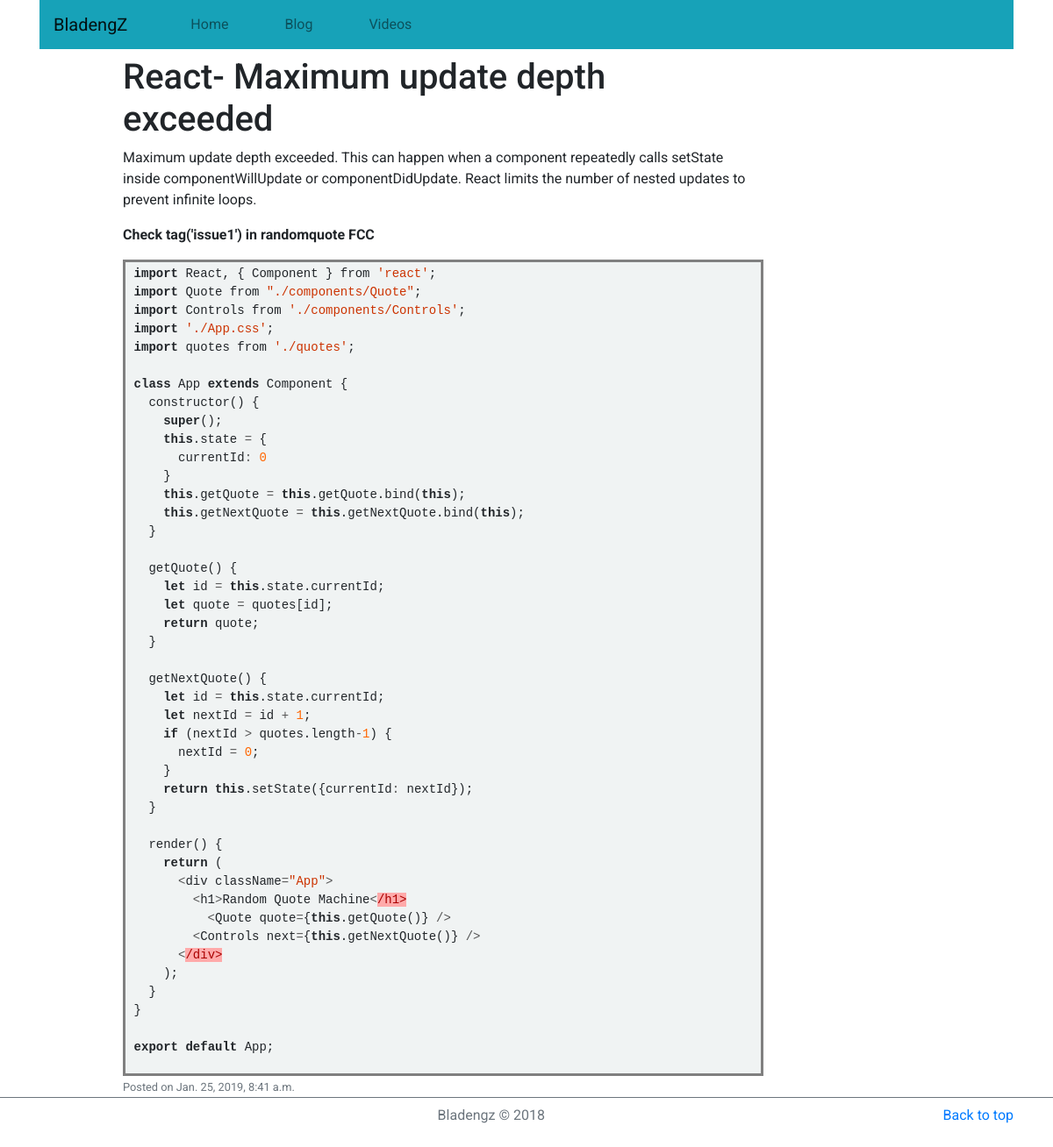
Before: /blog/2019/01/25/react-maximum-update-depth-exceeded/ with the older database file.
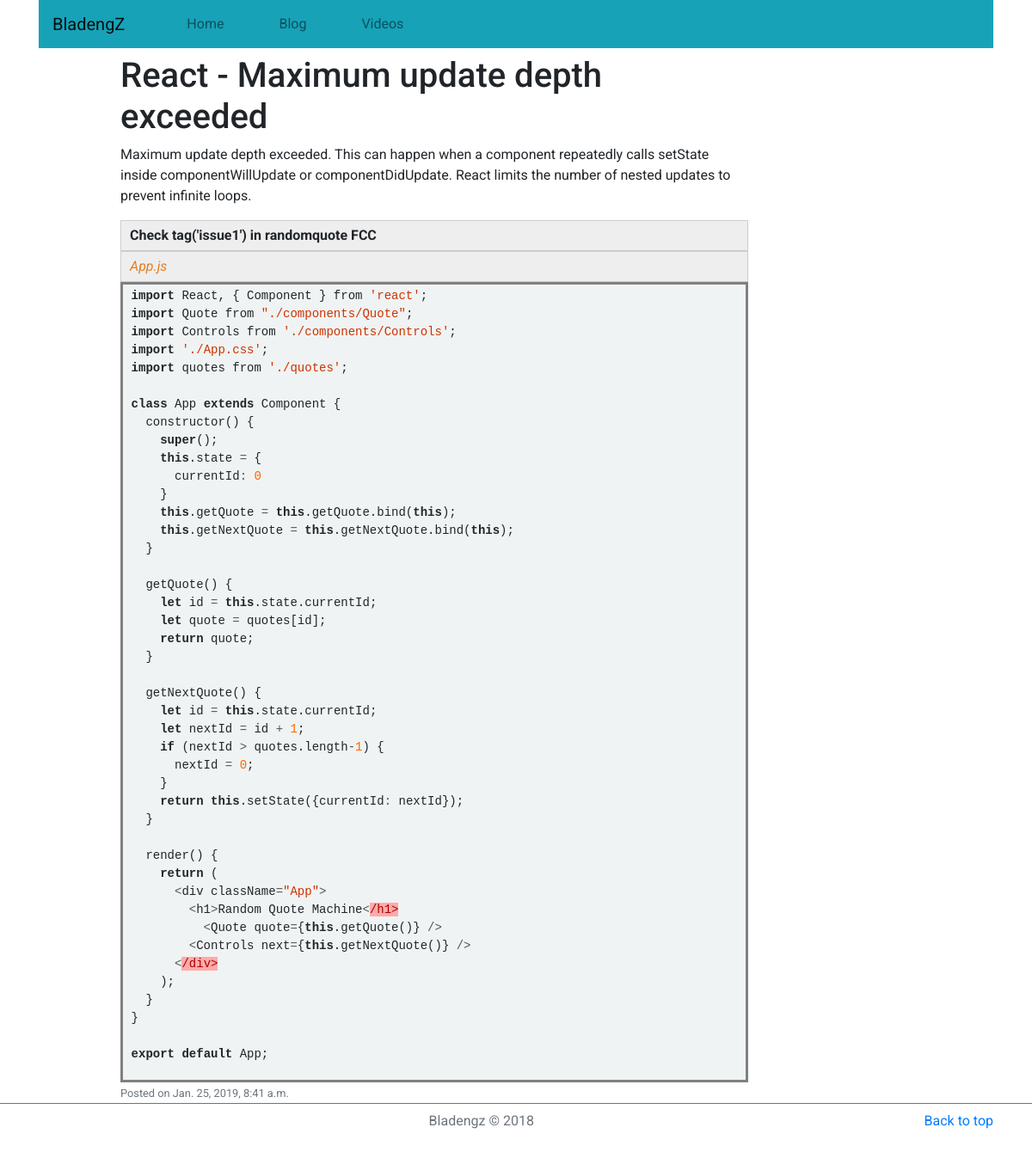
After: the same page with the newer database file.
### blog/models.py (models this page shows, shortened)
class Post(models.Model):
    STATUS = (
        ('Draft', 'D'),
        ('Published', 'P')
    )
    title = models.CharField(max_length=150)
    body = RichTextField()
    created = models.DateTimeField(auto_now_add=True)
    updated = models.DateTimeField(auto_now=True)
    image_header = models.ImageField(upload_to='images/image_headers', null=True, blank=True)
    status = models.CharField(choices=STATUS, max_length=9)
    slug = models.SlugField()
    pub_date = models.DateTimeField(blank=True, null=True)
    objects = models.Manager()
    published = PublishedPostsManager()
    class Meta:
        ordering = ('-pub_date','-created',)

### blog/views.py (the view)
# urls.py: path('<int:year>/<int:month>/<int:day>/<slug>/', PostDetailView.as_view(), name='post_detail'),
class PostDetailView(DetailView):
    model = Post

### bladengz/templates/blog/post_detail.html (shortened to what this page needs)
{% extends 'base.html' %}
{% load disqus_tags %}
{% block content %}
    <div class="row">
        <div class="col-md-1">
        </div>
        <div class="col-md-8">
            <h1>{{post.title}}</h1>
            <div>
                {{ post.body|safe }}
            </div>
            <small class="text-muted">Posted on {{post.created}}</small>
        </div>
        <div class="col-md-2"></div>
    </div>
{% endblock content %}

Changed rows visible on the page:
changed Post: title "React- Maximum update depth exceeded" → "React - Maximum update depth exceeded"; body "…tag('issue1') in randomquote FCC import React, { Component…" → "…tag('issue1') in randomquote FCC App.js import React, { Component…"
